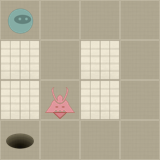

Below is a game level as drawn by its tile map, then a one-line description and the .tmx that defines it (tile-layer data replaced by summaries):
An orthogonal 4x4 tile map with 40x40 px tiles, 2 tile layers (Level, Actors).

<map version="1.0" orientation="orthogonal" width="4" height="4" tilewidth="40" tileheight="40">
 <properties>
  <property name="moves" value="9" />
 </properties>
 <tileset firstgid="1" name="tiles" tilewidth="40" tileheight="40" spacing="2" margin="2">
  <image source="tiles.png" width="256" height="256" />
  <tile id="0">
   <properties>
    <property name="actor" value="exit" />
   </properties>
  </tile>
  <tile id="2">
   <properties>
    <property name="actor" value="guard" />
    <property name="direction" value="down" />
   </properties>
  </tile>
  <tile id="3">
   <properties>
    <property name="actor" value="guard" />
    <property name="direction" value="left" />
   </properties>
  </tile>
  <tile id="4">
   <properties>
    <property name="actor" value="guard" />
    <property name="direction" value="right" />
   </properties>
  </tile>
  <tile id="5">
   <properties>
    <property name="actor" value="guard" />
    <property name="direction" value="up" />
   </properties>
  </tile>
  <tile id="7">
   <properties>
    <property name="actor" value="player" />
   </properties>
  </tile>
  <tile id="8">
   <properties>
    <property name="actor" value="scroll" />
   </properties>
  </tile>
  <tile id="9">
   <properties>
    <property name="wall" value="1" />
   </properties>
  </tile>
 </tileset>
 <layer name="Level" width="4" height="4">
  <data>[16 cells, 16 non-empty, 2 distinct tile ids]</data>
 </layer>
 <layer name="Actors" width="4" height="4">
  <data>[16 cells, 3 non-empty, 3 distinct tile ids]</data>
 </layer>
</map>
